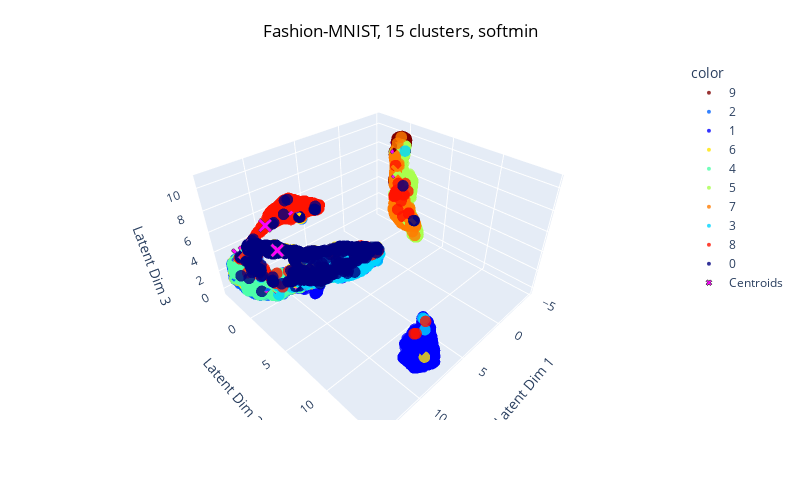

Source (notebook cell):
### Code cell
centroids = centroids_softmin.cpu().detach().numpy()

umap = UMAP(n_components=3)
encoded = umap.fit_transform(encoded)
centroids = umap.transform(centroids)

labels_dict = {i: str(i) for i in range(10)}
cmap = plt.get_cmap('jet', 10)
color_map = {str(i): f'rgb({int(r*255)}, {int(g*255)}, {int(b*255)})' 
             for i, (r, g, b, _) in enumerate(cmap(np.linspace(0, 1, 10)))}

fig = plot_3PC(encoded, tgt, centroids, labels_dict, color_map, title='Fashion-MNIST, 15 clusters, softmin')
fig.show()

### Figure 1 — Plotly figure (JSON) as saved in the notebook; plotly's stock layout.template omitted (floating-point values rounded to 4 significant figures; data arrays with more than 128 entries replaced by an {"elided": "..."} marker saying what was removed)
{"data": [{"hovertemplate": "color=9<br>x=%{x}<br>y=%{y}<br>z=%{z}<extra></extra>", "legendgroup": "9", "marker": {"color": "rgb(127, 0, 0)", "opacity": 0.8, "size": 4, "symbol": "circle"}, "mode": "markers", "name": "9", "scene": "scene", "showlegend": true, "type": "scatter3d", "x": {"elided": "1000 float values"}, "y": {"elided": "1000 float values"}, "z": {"elided": "1000 float values"}}, {"hovertemplate": "color=2<br>x=%{x}<br>y=%{y}<br>z=%{z}<extra></extra>", "legendgroup": "2", "marker": {"color": "rgb(0, 99, 255)", "opacity": 0.8, "size": 4, "symbol": "circle"}, "mode": "markers", "name": "2", "scene": "scene", "showlegend": true, "type": "scatter3d", "x": {"elided": "1000 float values"}, "y": {"elided": "1000 float values"}, "z": {"elided": "1000 float values"}}, {"hovertemplate": "color=1<br>x=%{x}<br>y=%{y}<br>z=%{z}<extra></extra>", "legendgroup": "1", "marker": {"color": "rgb(0, 0, 255)", "opacity": 0.8, "size": 4, "symbol": "circle"}, "mode": "markers", "name": "1", "scene": "scene", "showlegend": true, "type": "scatter3d", "x": {"elided": "1000 float values"}, "y": {"elided": "1000 float values"}, "z": {"elided": "1000 float values"}}, {"hovertemplate": "color=6<br>x=%{x}<br>y=%{y}<br>z=%{z}<extra></extra>", "legendgroup": "6", "marker": {"color": "rgb(255, 229, 0)", "opacity": 0.8, "size": 4, "symbol": "circle"}, "mode": "markers", "name": "6", "scene": "scene", "showlegend": true, "type": "scatter3d", "x": {"elided": "1000 float values"}, "y": {"elided": "1000 float values"}, "z": {"elided": "1000 float values"}}, {"hovertemplate": "color=4<br>x=%{x}<br>y=%{y}<br>z=%{z}<extra></extra>", "legendgroup": "4", "marker": {"color": "rgb(77, 255, 169)", "opacity": 0.8, "size": 4, "symbol": "circle"}, "mode": "markers", "name": "4", "scene": "scene", "showlegend": true, "type": "scatter3d", "x": {"elided": "1000 float values"}, "y": {"elided": "1000 float values"}, "z": {"elided": "1000 float values"}}, {"hovertemplate": "color=5<br>x=%{x}<br>y=%{y}<br>z=%{z}<extra></extra>", "legendgroup": "5", "marker": {"color": "rgb(169, 255, 77)", "opacity": 0.8, "size": 4, "symbol": "circle"}, "mode": "markers", "name": "5", "scene": "scene", "showlegend": true, "type": "scatter3d", "x": {"elided": "1000 float values"}, "y": {"elided": "1000 float values"}, "z": {"elided": "1000 float values"}}, {"hovertemplate": "color=7<br>x=%{x}<br>y=%{y}<br>z=%{z}<extra></extra>", "legendgroup": "7", "marker": {"color": "rgb(255, 124, 0)", "opacity": 0.8, "size": 4, "symbol": "circle"}, "mode": "markers", "name": "7", "scene": "scene", "showlegend": true, "type": "scatter3d", "x": {"elided": "1000 float values"}, "y": {"elided": "1000 float values"}, "z": {"elided": "1000 float values"}}, {"hovertemplate": "color=3<br>x=%{x}<br>y=%{y}<br>z=%{z}<extra></extra>", "legendgroup": "3", "marker": {"color": "rgb(0, 212, 255)", "opacity": 0.8, "size": 4, "symbol": "circle"}, "mode": "markers", "name": "3", "scene": "scene", "showlegend": true, "type": "scatter3d", "x": {"elided": "1000 float values"}, "y": {"elided": "1000 float values"}, "z": {"elided": "1000 float values"}}, {"hovertemplate": "color=8<br>x=%{x}<br>y=%{y}<br>z=%{z}<extra></extra>", "legendgroup": "8", "marker": {"color": "rgb(255, 19, 0)", "opacity": 0.8, "size": 4, "symbol": "circle"}, "mode": "markers", "name": "8", "scene": "scene", "showlegend": true, "type": "scatter3d", "x": {"elided": "1000 float values"}, "y": {"elided": "1000 float values"}, "z": {"elided": "1000 float values"}}, {"hovertemplate": "color=0<br>x=%{x}<br>y=%{y}<br>z=%{z}<extra></extra>", "legendgroup": "0", "marker": {"color": "rgb(0, 0, 127)", "opacity": 0.8, "size": 4, "symbol": "circle"}, "mode": "markers", "name": "0", "scene": "scene", "showlegend": true, "type": "scatter3d", "x": {"elided": "1000 float values"}, "y": {"elided": "1000 float values"}, "z": {"elided": "1000 float values"}}, {"marker": {"color": "rgb(255,0,255)", "line": {"width": 1}, "size": 5, "symbol": "x"}, "mode": "markers", "name": "Centroids", "showlegend": true, "type": "scatter3d", "x": [10.1, 12.17, -3.303, -3.192, 12.57, 12.23, 11.54, 12.94, 9.235, -4.246, 7.453, 7.979, 12.17, 13.16, 7.885], "y": [-2.366, 0.6866, 0.324, 0.1938, -3.305, -2.673, 4.204, 0.5186, 3.498, 1.256, 5.971, 13.72, 2.723, -2.746, -1.046], "z": [5.655, 2.049, 6.878, 9.4, 3.341, 3.778, 4.239, 6.461, 3.869, 1.603, 5.936, 1.811, 6.816, 1.879, 6.871]}], "layout": {"height": 500, "legend": {"title": {"text": "color"}, "tracegroupgap": 0}, "margin": {"t": 60}, "scene": {"domain": {"x": [0, 1], "y": [0, 1]}, "xaxis": {"title": {"text": "Latent Dim 1"}}, "yaxis": {"title": {"text": "Latent Dim 2"}}, "zaxis": {"title": {"text": "Latent Dim 3"}}}, "title": {"font": {"color": "black"}, "text": "Fashion-MNIST, 15 clusters, softmin", "x": 0.5, "xanchor": "center", "y": 0.95, "yanchor": "top"}, "width": 800}}
